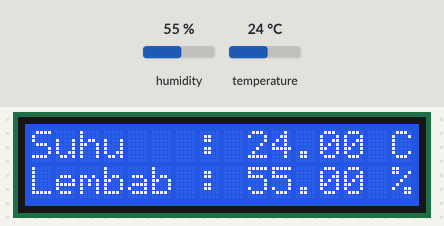
A sketch run on a simulated Arduino Uno, built with avr-gcc and run on an emulated ATmega328P. Shown: 16×2 character LCD. Inputs (shaded band) come from the test bench; at power-on: humidity 55 %, temperature 24 °C.

Above: at 2.6 s.
2.7 s: humidity set to 22 %
At 5.1 s:
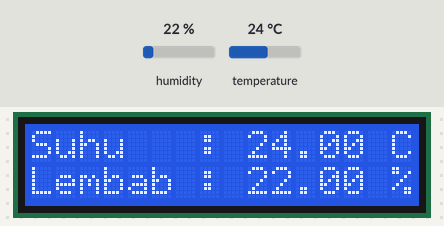
5.7 s: temperature set to 12 °C
At 6.5 s:
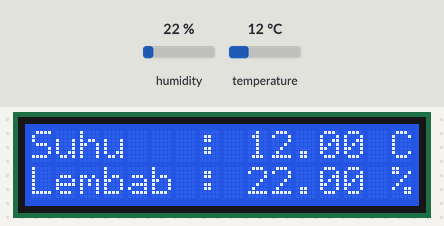
8.7 s: humidity set to 40 %
At 10.5 s:
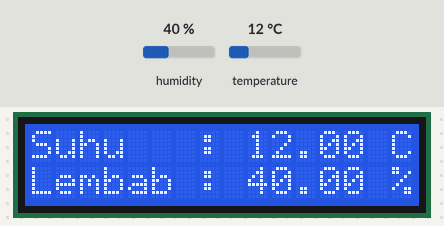
11.7 s: temperature set to 19 °C
At 13.0 s:
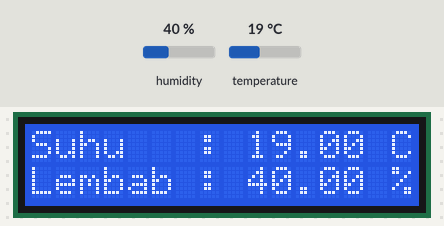
Timing chart, 0 to 14.7 s (numbered marks = the images above; inputs shaded):
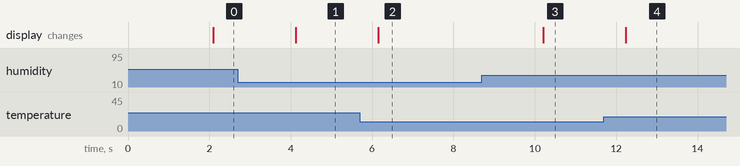

Measured:
- after the input at 2.7 s, the display: changes after 1.4 s (image 1)
- after the input at 5.7 s, the display: changes after 0.45 s (image 2)
- after the input at 8.7 s, the display: changes after 1.5 s (image 3)
- after the input at 11.7 s, the display: changes after 0.53 s (image 4)

The sketch:

DHT11_LCD.ino
```cpp
#include <LiquidCrystal.h>
#include "DHT.h"

#define DHTPIN 8
#define DHTTYPE DHT11

DHT dht(DHTPIN, DHTTYPE);
const int rs = 12, en = 11, d4 = 5, d5 = 4, d6 = 3, d7 = 2;
LiquidCrystal lcd(rs, en, d4, d5, d6, d7);

void setup() {
  lcd.begin(16, 2);
  dht.begin();
}

void loop() {
  delay(2000);
  float h = dht.readHumidity();
  float t = dht.readTemperature();

  if (isnan(h) || isnan(t)) {
    lcd.setCursor(0, 0);
    lcd.print("Sensor Error!   ");
    return;
  }

  lcd.setCursor(0, 0);
  lcd.print("Suhu   : ");
  lcd.print(t);
  lcd.print(" C ");

  lcd.setCursor(0, 1);
  lcd.print("Lembab : ");
  lcd.print(h);
  lcd.print(" % ");
}
```
